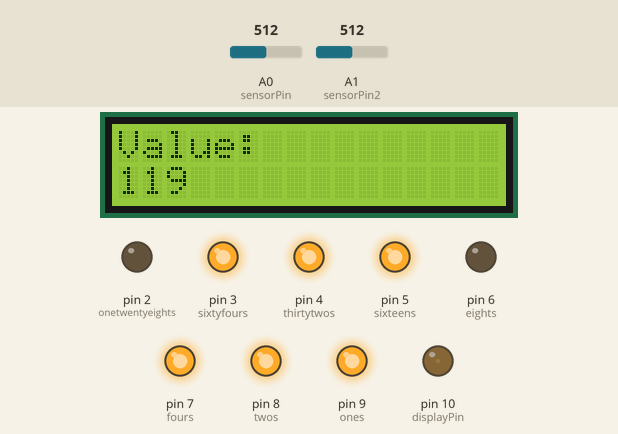
A sketch run on a simulated Arduino Uno, built with avr-gcc and run on an emulated ATmega328P. On the bench: 16×2 character LCD, output pins drawn as LEDs (lit = HIGH). Inputs (shaded band) come from the test bench; at power-on: A0 (sensorPin) = 512, A1 (sensorPin2) = 512.

Above: at 1.2 s.
1.3 s: A0 (sensorPin) set to 716
At 2.2 s:
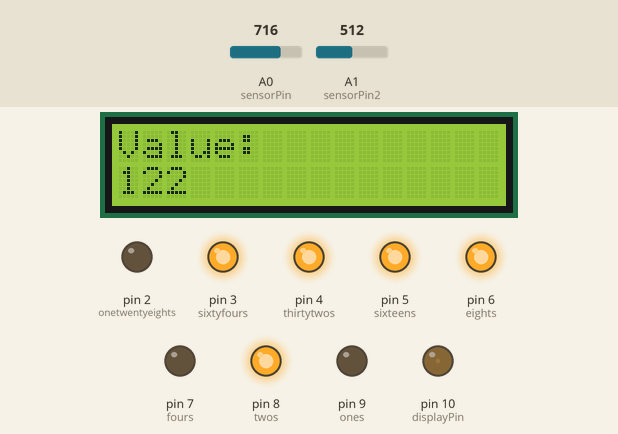
2.8 s: A1 (sensorPin2) set to 716
At 3.3 s:
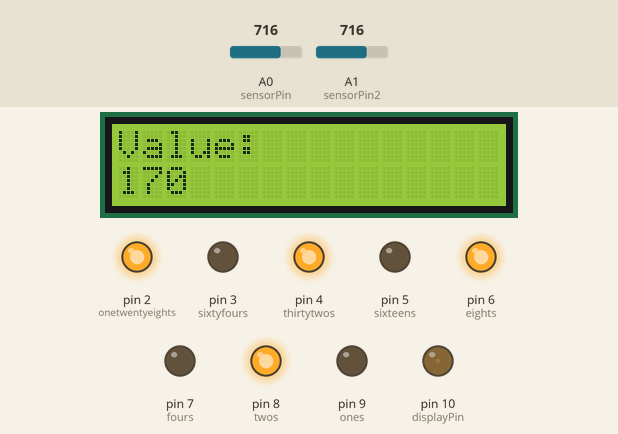
4.3 s: A0 (sensorPin) set to 900
At 5.5 s:
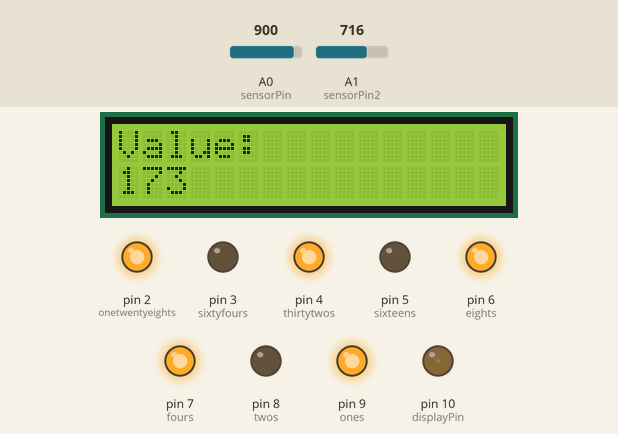
5.8 s: A1 (sensorPin2) set to 900
At 6.9 s:
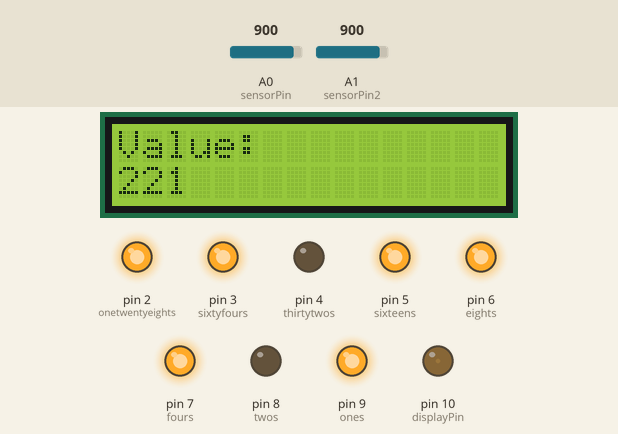
7.3 s: A0 (sensorPin) set to 1023
At 8.0 s:
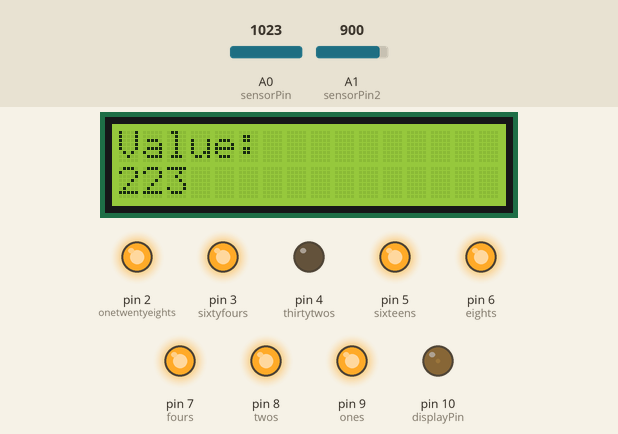
8.8 s: A1 (sensorPin2) set to 1023
At 9.1 s:
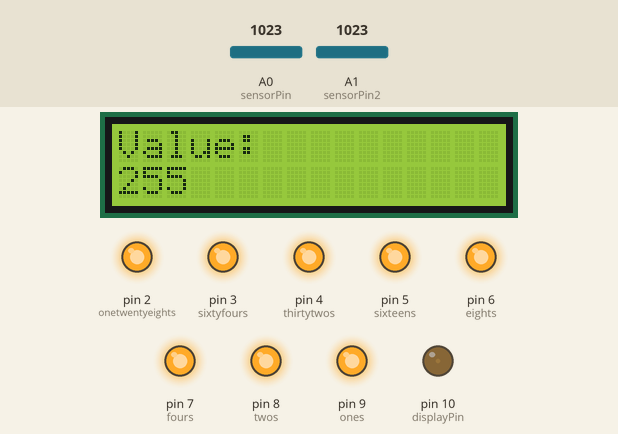
Timing chart, 0 to 11.3 s (numbered marks = the images above; inputs shaded):
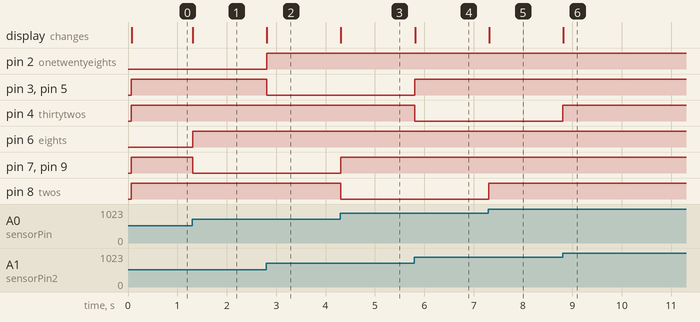

Measured:
- after the input at 1.3 s, pin 6 (eights): LOW → HIGH at once; pin 7 (fours), pin 9 (ones): HIGH → LOW at once; the display: changes at once (image 1)
- after the input at 2.8 s, pin 2 (onetwentyeights): LOW → HIGH at once; pin 3 (sixtyfours), pin 5 (sixteens): HIGH → LOW at once; the display: changes at once (image 2)
- after the input at 4.3 s, pin 7 (fours), pin 9 (ones): LOW → HIGH at once; pin 8 (twos): HIGH → LOW at once; the display: changes at once (image 3)
- after the input at 5.8 s, pin 3 (sixtyfours), pin 5 (sixteens): LOW → HIGH at once; pin 4 (thirtytwos): HIGH → LOW at once; the display: changes at once (image 4)
- after the input at 7.3 s, pin 8 (twos): LOW → HIGH at once; the display: changes at once (image 5)
- after the input at 8.8 s, pin 4 (thirtytwos): LOW → HIGH at once; the display: changes at once (image 6)

The sketch:

src.ino
```cpp
#include <LiquidCrystal.h>

// Initalizes LCD values
LiquidCrystal lcd(12, 11, 0, 1, A2, 13);
const int displayPin = 10;
const int displayContrast = 10;
int prevValue = 0;

// Info for the potentiometers
const int sensorPin = A0;
const int sensorPin2 = A1;
int sensorVal = 0;
int sensorVal2 = 0;

// LED pin variables
const int ones = 9;
const int twos = 8;
const int fours = 7;
const int eights = 6;
const int sixteens = 5;
const int thirtytwos = 4;
const int sixtyfours = 3;
const int onetwentyeights = 2;

void setup() {
  // Starts the LCD
  lcd.begin(16, 2);
  analogWrite(displayPin, displayContrast);

  // Initalizes LED pins
  pinMode(ones, OUTPUT);
  pinMode(twos, OUTPUT);
  pinMode(fours, OUTPUT);
  pinMode(eights, OUTPUT);
  pinMode(sixteens, OUTPUT);
  pinMode(thirtytwos, OUTPUT);
  pinMode(sixtyfours, OUTPUT);
  pinMode(onetwentyeights, OUTPUT);
}

void loop() {
  // Reads potentiometer values and converts them into useable data
  sensorVal = analogRead(sensorPin);
  sensorVal = ((sensorVal-20)/64);
  sensorVal2 = analogRead(sensorPin2);
  sensorVal2 = ((sensorVal2-20)/64) * pow(2, 4);
  delay(5);

  // Reads values from potentiometer #1 and lights last four LEDs
  digitalWrite(ones, bitRead(sensorVal, 0));
  digitalWrite(twos, bitRead(sensorVal, 1));
  digitalWrite(fours, bitRead(sensorVal, 2));
  digitalWrite(eights, bitRead(sensorVal, 3));

  // Reads values from potentiometer #2 and lights first four LEDs
  digitalWrite(sixteens, bitRead(sensorVal2, 4));
  digitalWrite(thirtytwos, bitRead(sensorVal2, 5));
  digitalWrite(sixtyfours, bitRead(sensorVal2, 6));
  digitalWrite(onetwentyeights, bitRead(sensorVal2, 7));

  // Writes to the LCD
  if((sensorVal + sensorVal2) != prevValue) {
    lcd.clear();
    lcd.setCursor(0, 0);
    lcd.print("Value:");
    lcd.setCursor(0, 1);
    lcd.print(sensorVal + sensorVal2);
  }
  prevValue = sensorVal + sensorVal2;

}
```
